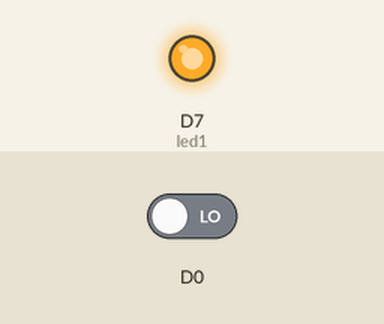
This sketch was run on a simulated Particle Photon. Parts: output pins drawn as LEDs (lit = HIGH). The test bench sets the inputs (shaded band); at power-on: D0 LOW.

Above: at 0.5 s.
At 15.5 s:
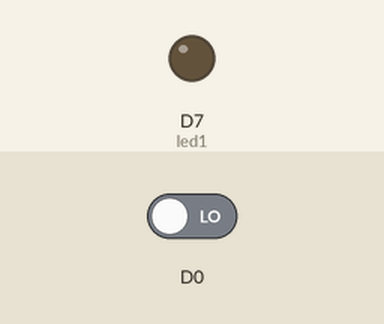
Timing chart, 0 to 39.0 s (numbered marks = the images above):
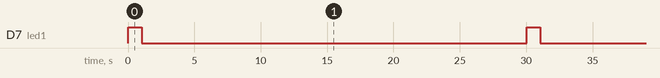

Measured:
- by itself, D7 (led1): alternates HIGH for 1.0 s and LOW for 29.0 s

The sketch:

readandpublishd0.ino
```cpp
int led1 = D7;

void setup() {
    // enable the light on when msg is sent
    pinMode(led1, OUTPUT);
    // used to read value from pin
    pinMode(D0,INPUT_PULLDOWN);
}

void loop() {
    if(digitalRead(D0) == LOW){
        // publish 1 when the value of D0 is low
        Particle.publish("OnOrOffValue", "0", PRIVATE);
    } else {
        // publish 1 when the value of D0 is high
        Particle.publish("OnOrOffValue", "1", PRIVATE);
    }
    // light on
    digitalWrite(led1, HIGH);
    delay(1000);
    // light off
    digitalWrite(led1, LOW);
    delay(29000);
}
```
